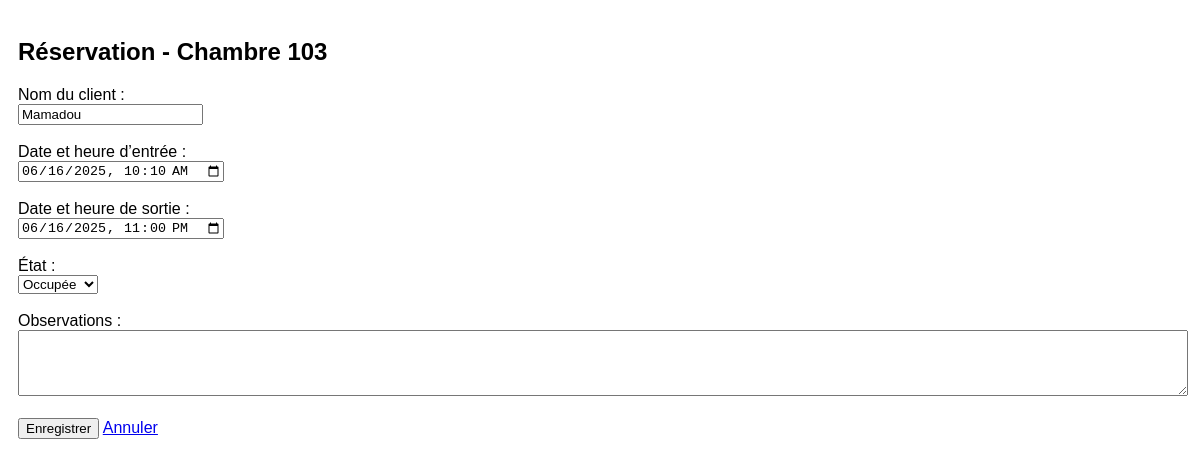
The page /reserver/3 on the database its author committed.
### tables this page shows
CREATE TABLE chambres (
    id INTEGER PRIMARY KEY AUTOINCREMENT,
    numero TEXT NOT NULL,
    etat TEXT CHECK(etat IN ('libre', 'reservee', 'occupee')) NOT NULL DEFAULT 'libre',
    client TEXT,
    datetime_debut TEXT,
    datetime_fin TEXT,
    observations TEXT
);

### App.py (the view, shortened to what this page needs)
@app.route('/reserver/<int:id>', methods=['GET', 'POST'])
def reserver(id):
    conn = sqlite3.connect(DB_PATH)
    conn.row_factory = sqlite3.Row
    cursor = conn.cursor()
    cursor.execute("SELECT * FROM chambres WHERE id = ?", (id,))
    chambre = cursor.fetchone()
    conn.close()
    return render_template("reservation.html", chambre=chambre)

### templates/reservation.html (shortened to what this page needs)
<!DOCTYPE html>
<html lang="fr">
<head>
    <link rel="stylesheet" href="{{ url_for('static', filename='style.css') }}">
</head>
<body>
    <h2>Réservation - Chambre {{ chambre.numero }}</h2>
    <form method="POST">
        <label for="client">Nom du client :</label><br>
        <input type="text" name="client" id="client" value="{{ chambre.client or '' }}" required><br><br>
        <label for="datetime_debut">Date et heure d’entrée :</label><br>
        <input type="datetime-local" name="datetime_debut" id="datetime_debut"
               value="{{ chambre.datetime_debut|replace(' ', 'T') if chambre.datetime_debut else '' }}" required><br><br>
        <label for="datetime_fin">Date et heure de sortie :</label><br>
        <input type="datetime-local" name="datetime_fin" id="datetime_fin"
               value="{{ chambre.datetime_fin|replace(' ', 'T') if chambre.datetime_fin else '' }}" required><br><br>
        <label for="etat">État :</label><br>
        <select name="etat" id="etat">
            {% if chambre.etat != 'libre' %}
                <option value="occupee" {% if chambre.etat == 'occupee' %}selected{% endif %}>Occupée</option>
            {% endif %}
        </select><br><br>
        <label for="observations">Observations :</label><br>
        <textarea name="observations" id="observations" rows="4" style="width:100%;">{{ chambre.observations or '' }}</textarea><br><br>
        <button type="submit">Enregistrer</button>
        <a href="{{ url_for('index') }}">Annuler</a>
    </form>
</body>
</html>

### static/style.css (style rules this page uses)
body { font-family: sans-serif; padding: 10px; font-size: 16px; }

### rows shown on the page
chambres: numero "103", client "Mamadou", datetime_debut "06/16/2025 10:10", datetime_fin "06/16/2025 23:00", etat "Occupée"
